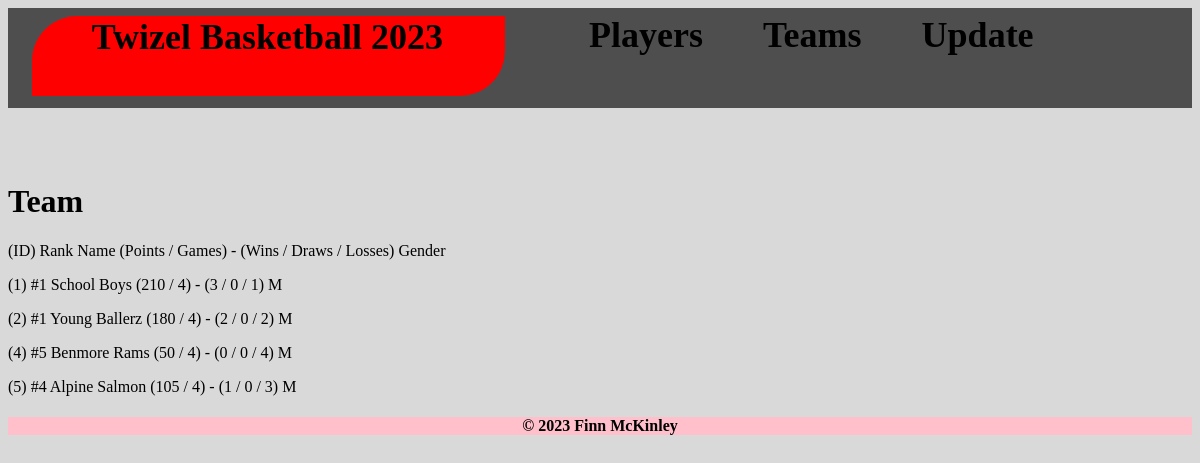
Before: /teams with the older database file.
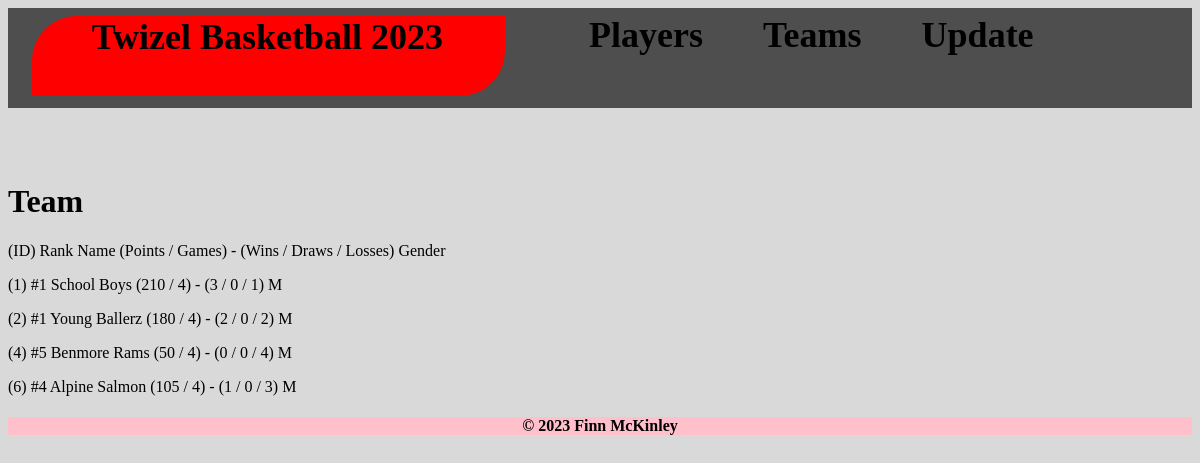
After: the same page with the newer database file.
### main.py (models this page shows, shortened)
class Team(Base):
  __tablename__ = "teams" # Creates SQL Table
  uid = Column("uid", Integer, primary_key=True)
  name = Column("name", String)
  rank = Column("rank", Integer)
  points = Column("points", Integer)
  games_played = Column("games_played", Integer)
  wins = Column("wins", Integer)
  losses = Column("losses", Integer)
  gender = Column("gender", CHAR)
  def __repr__(self):
    return f"({self.uid}) #{self.rank} {self.name} ({self.points} / {self.games_played}) - ({self.wins} / {self.games_played - (self.wins + self.losses)} / {self.losses}) {self.gender}"

### main.py (the view)
@app.route('/teams')    # Route to Team Page
def teams():
  Session = sessionmaker(bind=engine)
  session = Session()
  results=session.query(Team).all()
  print("\n\nTeams are:\n")
  print(results)
  return render_template("teams.html", page_title="TEAMS", query_results = results) # Returns team data

### templates/teams.html (shortened to what this page needs)
{% extends 'layout.html' %}
{% block content %}
<body>
<div>
  <h1 class="subheading" style="">Team</h1>
  <p>(ID) Rank Name (Points / Games) - (Wins / Draws / Losses) Gender</p>
  {% for result in query_results %}
    <p class="result" style="">{{ result}}</p>
  {% endfor %}
</div>
</body>
{% endblock %}

Changed rows visible on the page:
removed Team: uid+rank+name "(5) #4 Alpine Salmon (105 / 4) - (1 / 0 / 3) M"
added Team: uid+rank+name "(6) #4 Alpine Salmon (105 / 4) - (1 / 0 / 3) M"
